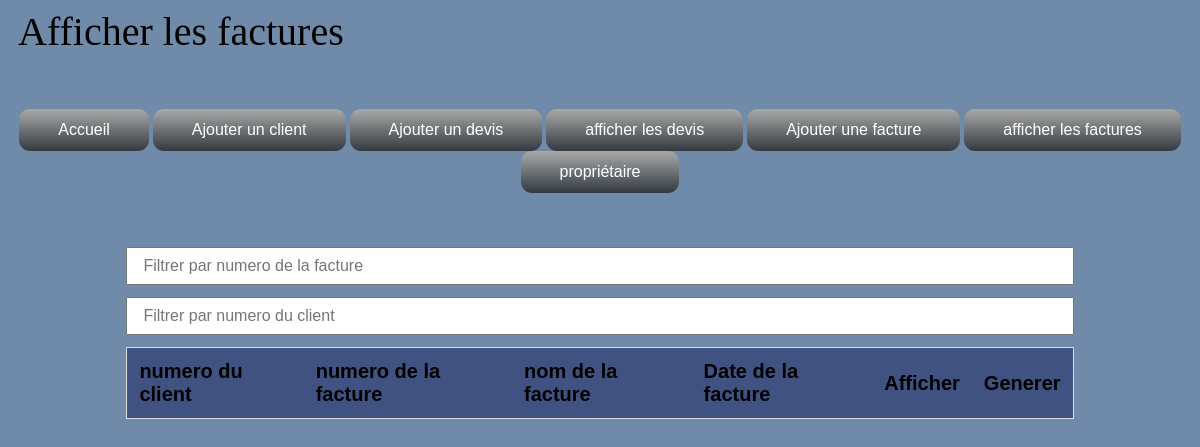
The app's page /afficherF.php, older data.
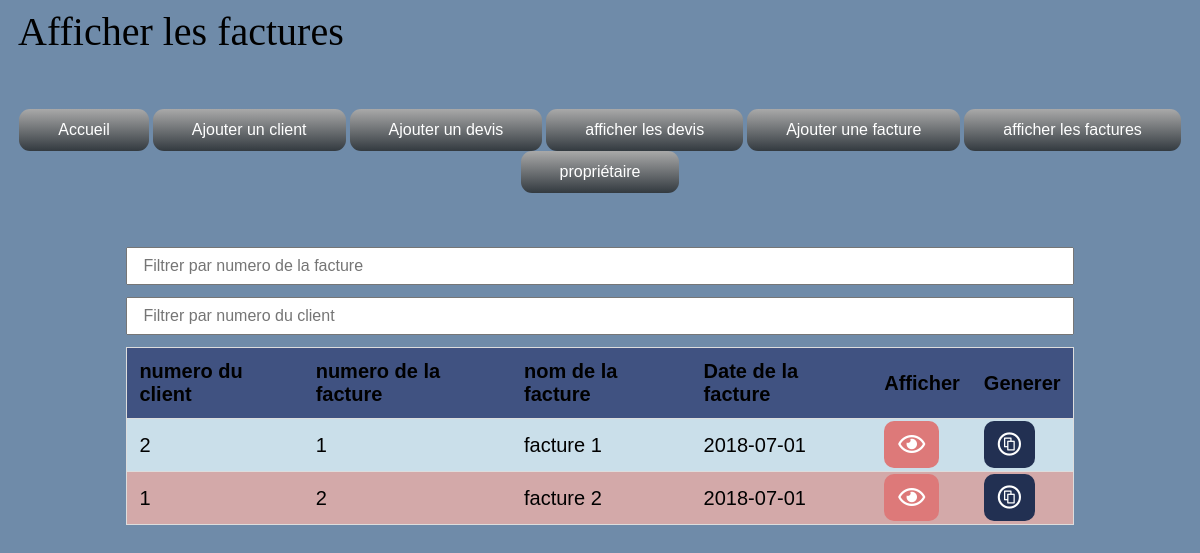
The same page, newer data.
### tables this page shows
CREATE TABLE IF NOT EXISTS `factures` (
  `idFacture` int(25) NOT NULL AUTO_INCREMENT,
  `idClient` int(20) NOT NULL,
  `numeroCL` int(11) NOT NULL,
  `numeroFacture` int(30) NOT NULL,
  `nomFacture` varchar(330) NOT NULL,
  `dateFacture` date NOT NULL,
  `idDevis` int(20) NOT NULL,
  `numeroD` int(11) NOT NULL,
  PRIMARY KEY (`idFacture`),
  UNIQUE KEY `numeroFacture` (`numeroFacture`),
  KEY `fk_client_facture` (`idClient`),
  KEY `fk_factures_devis` (`idDevis`)
);

### afficherF.php (the view, shortened to what this page needs)
<?php
try
  {
    $bdd = new PDO('mysql:host=localhost;dbname=sylvainard;charset=utf8', 'root','');
    $bdd->setAttribute(PDO::ATTR_ERRMODE,PDO::ERRMODE_EXCEPTION);
  }
  catch (Exception $e)
  {
    die('erreur :'.$e->getMessage());
  }
 ?>
<html>
	<head>
    	<link rel="stylesheet" href="ajoutClient.css">
      <link rel="stylesheet" href="global.css">
      <link rel="stylesheet" href="https://use.fontawesome.com/releases/v5.0.13/css/all.css">
	</head>
	<body>
		<div id="bloc_page">
      <header>
        <div id="titre_principal"> <H1>Afficher  les factures</H1></div>
      </header>
    </div>
    <br><br><br>
    <ul id="menu">
      <center>
       <li><a href="index.php">Accueil </a></li>
        <li><a href="ajoutClient.php">Ajouter un client</a></li>
        <li><a href="ajoutDevis.php">Ajouter un devis</a></li>
        <li><a href="afficherD.php">afficher les devis </a></li>
         <li><a href="ajoutF.php">Ajouter une facture</a></li>
        <li><a href="afficherF.php">afficher les factures </a></li>
        <li><a href="editP.php">propriétaire </a></li>
      </center>
    </ul>
    <br><br><br>
          <div class="searchTable">
          <input type="text" id="searchBar" onkeyup="search()" placeholder="Filtrer par numero de la facture">
          <input type="text" id="searchBar1" onkeyup="search1()"placeholder="Filtrer par numero du client ">
            <table id="pageTable">
                <tr class="header">
                    <th>numero du client</th>
                    <th>numero de la facture</th>
                    <th>nom de la facture</th>
                    <th>Date de la facture</th>
                    <th>Afficher </th>
                    <th>Generer</th>
                </tr>
                <?php
                 $sql2= "SELECT * from factures ";
                 $response= $bdd->query($sql2);
                while ($donnees = $response->fetch(PDO::FETCH_ASSOC)) { ?>
                        <tr>
                         <td><?php echo $donnees['numeroCL']; ?></td>
                         <td><?php echo $donnees['numeroFacture']; ?></td>
                         <td><?php echo $donnees['nomFacture']; ?></td>
                         <td><?php echo $donnees['dateFacture']; ?></td>
                         <?php echo "<td>".'<a href="showF.php?id='.$donnees['idFacture'].'" id="show" class="btn"><i class="far fa-eye"></i></a></td>'?>
                         <?php echo "<td>".'<a href="facture.php?nd='.$donnees['numeroFacture'].'" id="generate" class="btn"><i class="fab fa-creative-commons-share"></i></a></td>'?>
                       </tr>
                <?php
                }
                ?>
            </table>
          </div>
	</body>
</html>

Row changes from the older to the newer data that the page shows:
added factures: numeroCL "2", numeroFacture "1", nomFacture "facture 1", dateFacture "2018-07-01"
added factures: numeroCL "1", numeroFacture "2", nomFacture "facture 2", dateFacture "2018-07-01"
